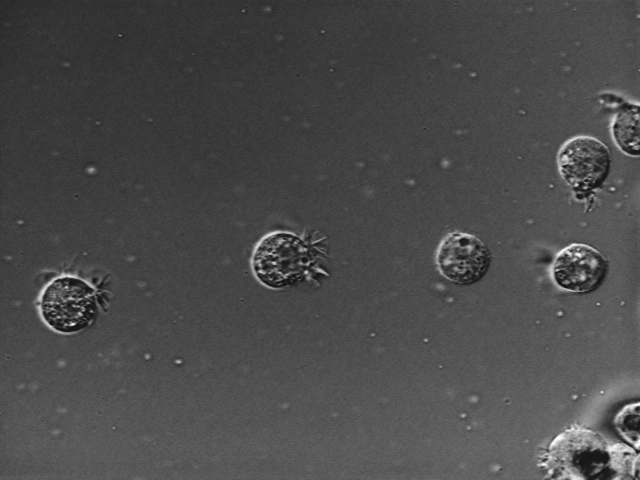
%> input picture 2017数字图像处理课程实验二/实验课做的/at3_1m4_04.tif, 640 x 480 px
$ octave --eval "ft;"   (GNU Octave 9; MATLAB toolbox functions it lacks are replaced by stand-ins)
%> lines starting %> are read from the running program, lines starting %| are printed output that depends on the picture
function [] = ft()
I = imread('at3_1m4_04.tif');
%> I is the input picture: size 480x640 uint8; min 15, max 254, mean 74.7
figure,imshow(I) %读文件并显示
J = fft2(double(I)); %傅里叶变换
figure,imshow(J)
%> after `imshow(J)`:
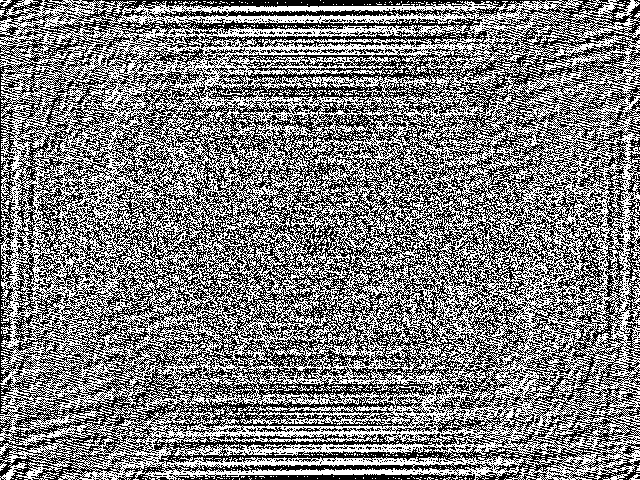
%> displayed picture: size 480x640, on the screen's scale of 0 to 255; min 0, max 255, mean 125.9
K = fftshift(J);
figure,imshow(K) %频移并显示
%> after `imshow(K)`:
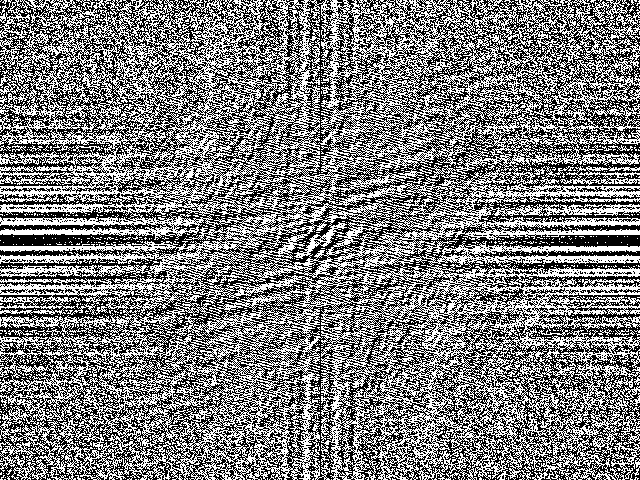
%> displayed picture: size 480x640, on the screen's scale of 0 to 255; min 0, max 255, mean 125.9; mean of the top-left, top-right, bottom-left and bottom-right quarters 127.5, 124.7, 124.5, 126.8
L = ifft2(J)/256; %直接傅立叶反变换
figure,imshow(L)
M = ifft2(2*sqrt(J.*conj(J)))/256; %幅度傅立叶反变换
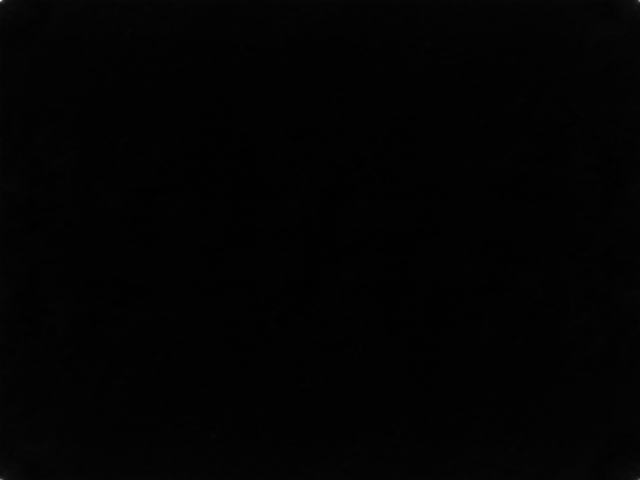
%> M: size 480x640 double; min 0.267, max 26.65, mean 0.6; drawn with min black and max white
figure,imshow(M)
%> after `imshow(M)`:
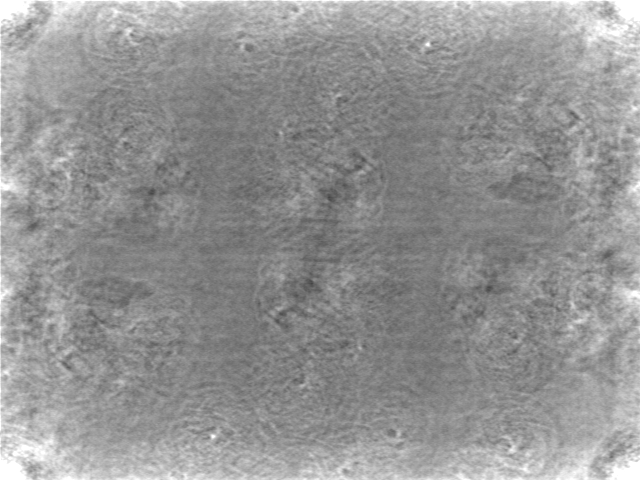
%> displayed picture: size 480x640, on the screen's scale of 0 to 255; min 68, max 255, mean 148.1
N = ifft2(abs(angle(J))*256); %相位傅立叶反变换
figure,imshow(N)
%> after `imshow(N)`:
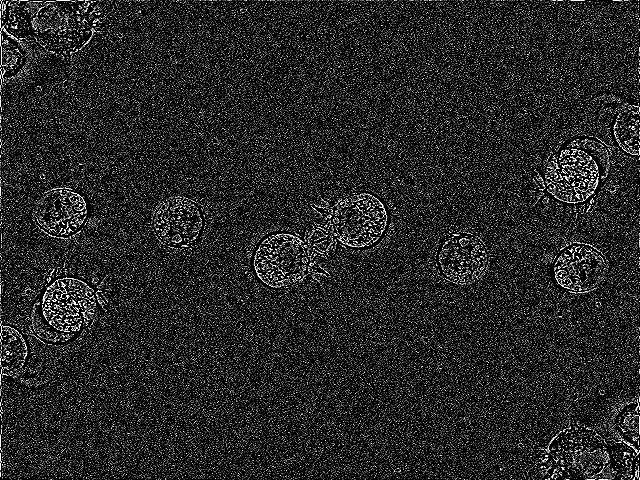
%> displayed picture: size 480x640, on the screen's scale of 0 to 255; min 0, max 255, mean 37.8

$ run again, with 2017数字图像处理课程实验二/实验课做的/autumn.tif copied over 2017数字图像处理课程实验二/实验课做的/at3_1m4_04.tif
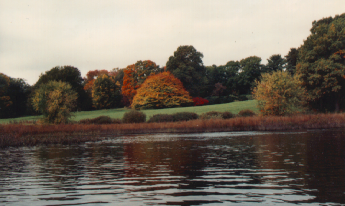
%> input picture 2017数字图像处理课程实验二/实验课做的/autumn.tif, 345 x 206 px
%> in ft, I is the input picture: size 206x345x3 uint8; mean R, G, B 119.7, 110.2, 98.9
%> in ft, `M = ifft2(2*sqrt(J.*conj(J)))/256;`:
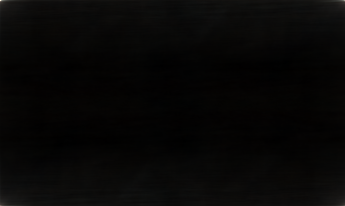
%> M: size 206x345x3 double; mean R, G, B 0.9, 0.9, 0.8; drawn with min black and max white
%> in ft, `imshow(N)`:
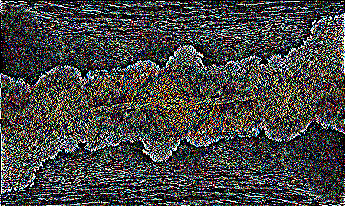
%> displayed picture: size 206x345x3, on the screen's scale of 0 to 255; mean R, G, B 68.5, 68.6, 67
